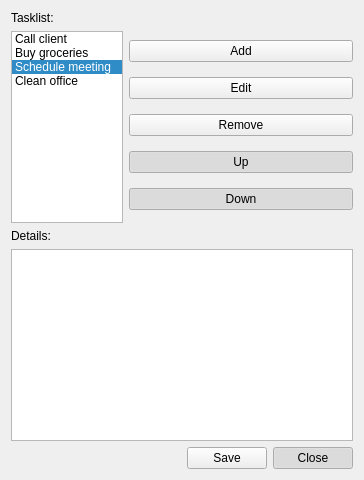
          <widget class="QWidget" name="subwindow_6">
           <property name="windowTitle">
            <string>Manage Tasks</string>
           </property>
           <layout class="QGridLayout" name="gridLayout_41">
            <item row="0" column="0">
             <widget class="QLabel" name="label_80">
              <property name="text">
               <string>Tasklist:</string>
              </property>
             </widget>
            </item>
            <item row="1" column="0" colspan="2">
             <layout class="QHBoxLayout" name="horizontalLayout_20" stretch="1,2">
              <item>
               <widget class="QListWidget" name="listWidget_8">
                <property name="currentRow">
                 <number>2</number>
                </property>
                <item>
                 <property name="text">
                  <string>Call client</string>
                 </property>
                </item>
                <item>
                 <property name="text">
                  <string>Buy groceries</string>
                 </property>
                </item>
                <item>
                 <property name="text">
                  <string>Schedule meeting</string>
                 </property>
                </item>
                <item>
                 <property name="text">
                  <string>Clean office</string>
                 </property>
                </item>
               </widget>
              </item>
              <item>
               <layout class="QVBoxLayout" name="verticalLayout_28">
                <item>
                 <widget class="QPushButton" name="pushButton_14">
                  <property name="text">
                   <string>Add</string>
                  </property>
                 </widget>
                </item>
                <item>
                 <widget class="QPushButton" name="pushButton_15">
                  <property name="text">
                   <string>Edit</string>
                  </property>
                 </widget>
                </item>
                <item>
                 <widget class="QPushButton" name="pushButton_16">
                  <property name="text">
                   <string>Remove</string>
                  </property>
                 </widget>
                </item>
                <item>
                 <widget class="QPushButton" name="pushButton_17">
                  <property name="text">
                   <string>Up</string>
                  </property>
                  <property name="checkable">
                   <bool>true</bool>
                  </property>
                  <property name="checked">
                   <bool>true</bool>
                  </property>
                 </widget>
                </item>
                <item>
                 <widget class="QPushButton" name="pushButton_34">
                  <property name="text">
                   <string>Down</string>
                  </property>
                  <property name="checkable">
                   <bool>true</bool>
                  </property>
                  <property name="checked">
                   <bool>true</bool>
                  </property>
                 </widget>
                </item>
               </layout>
              </item>
             </layout>
            </item>
            <item row="2" column="0" colspan="2">
             <layout class="QVBoxLayout" name="verticalLayout_29">
              <item>
               <widget class="QLabel" name="label_82">
                <property name="text">
                 <string>Details:</string>
                </property>
               </widget>
              </item>
              <item>
               <widget class="QPlainTextEdit" name="plainTextEdit_3"/>
              </item>
             </layout>
            </item>
            <item row="3" column="1">
             <layout class="QHBoxLayout" name="horizontalLayout_18">
              <item>
               <spacer name="horizontalSpacer_37">
                <property name="orientation">
                 <enum>Qt::Orientation::Horizontal</enum>
                </property>
                <property name="sizeHint" stdset="0">
                 <size>
                  <width>40</width>
                  <height>20</height>
                 </size>
                </property>
               </spacer>
              </item>
              <item>
               <widget class="QPushButton" name="pushButton_35">
                <property name="text">
                 <string>Save</string>
                </property>
               </widget>
              </item>
              <item>
               <widget class="QPushButton" name="pushButton_36">
                <property name="text">
                 <string>Close</string>
                </property>
                <property name="checkable">
                 <bool>true</bool>
                </property>
                <property name="checked">
                 <bool>true</bool>
                </property>
               </widget>
              </item>
             </layout>
            </item>
           </layout>
          </widget>
